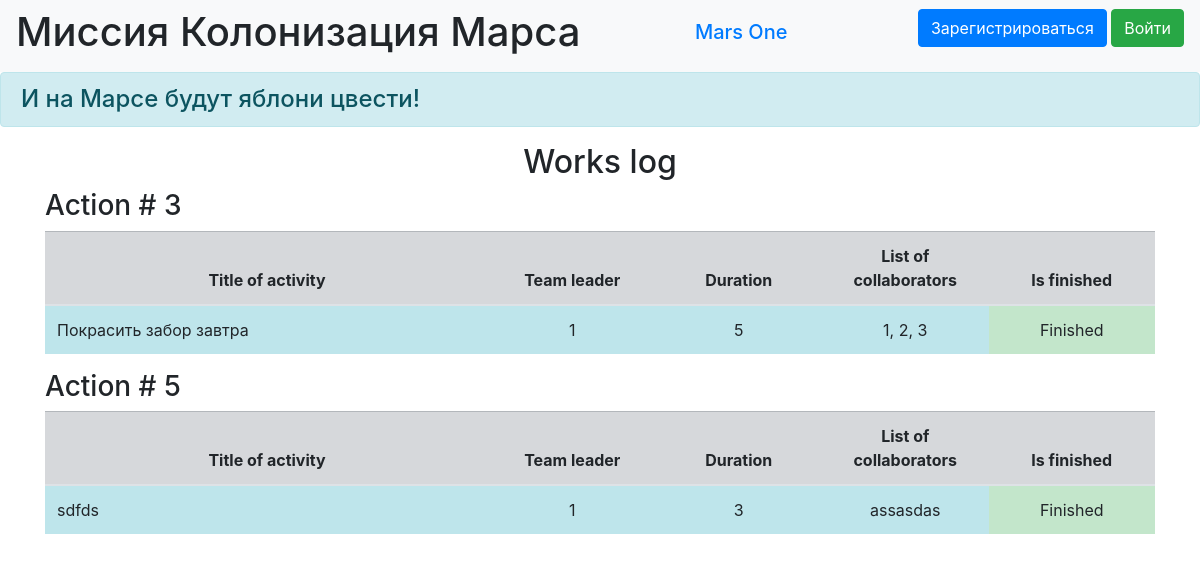
/jobs, run on an earlier commit of the app's database.
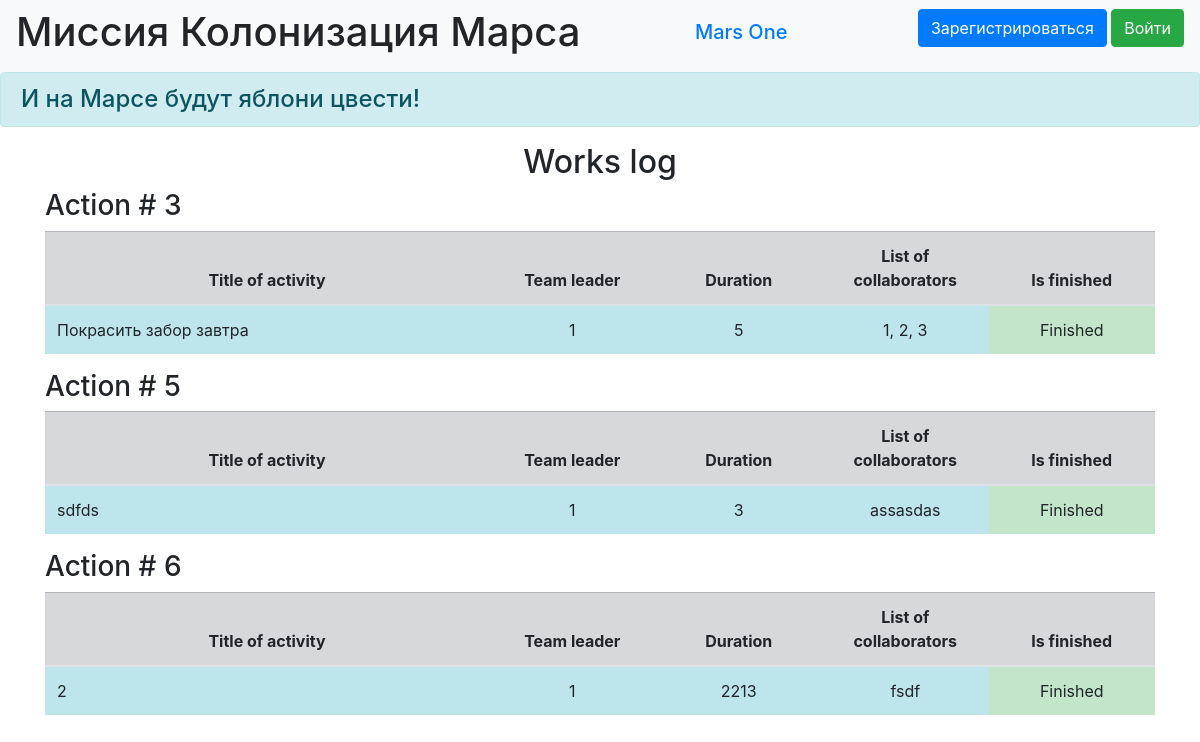
And on a later commit of the database.
### data/jobs.py (models this page shows)
class Jobs(SqlAlchemyBase):
    __tablename__ = 'jobs'
    id = sqlalchemy.Column(sqlalchemy.Integer,
                           primary_key=True, autoincrement=True)
    team_leader = sqlalchemy.Column(sqlalchemy.Integer,
                                    sqlalchemy.ForeignKey("users.id"))
    job = sqlalchemy.Column(sqlalchemy.String, nullable=True)
    work_size = sqlalchemy.Column(sqlalchemy.Integer, nullable=True)
    collaborators = sqlalchemy.Column(sqlalchemy.String, nullable=True)
    is_finished = sqlalchemy.Column(sqlalchemy.Boolean, default=True)
    start_date = sqlalchemy.Column(sqlalchemy.DateTime,
                                   default=datetime.datetime.now)
    end_date = sqlalchemy.Column(sqlalchemy.DateTime,
                                 default=datetime.datetime.now)
    user = orm.relationship('User')

### main.py (the view)
@app.route('/jobs')
def jobs():
    db_sess = db_session.create_session()
    jobs = db_sess.query(Jobs).all()
    return render_template('jobs.html', jobs=jobs)

### data/db_session.py (called while the page is built)
def create_session() -> Session:
    global __factory
    return __factory()

### templates/jobs.html (shortened to what this page needs)
{% extends "base.html" %}
{% block content %}
<h2>Works log</h2>
{% for item in jobs %}
<h3>Action # {{item.id}}</h3>
<table class="table">
    <thead>
    <tr class="table-secondary cell-1">
        <th scope="col" width="40%">Title of activity</th>
        <th scope="col" width="15%">Team leader</th>
        <th scope="col" width="15%">Duration</th>
        <th scope="col" width="15%">List of collaborators</th>
        <th scope="col" width="15%">Is finished</th>
    </tr>
    </thead>
    <tbody>
    <tr>
        <td scope="row" class="table-info">{{item.job}}</td>
        <td class="table-info" align="center">{{item.team_leader}}</td>
        <td class="table-info" align="center">{{item.work_size}}</td>
        <td class="table-info" align="center">{{item.collaborators}}</td>
        {% if item.is_finished %}
        <td class="table-success" align="center">Finished</td>
        {% else %}
        <td class="table-danger" align="center">Is not finished</td>
        {% endif %}
    </tr>
</table>
{% endfor %}
{% endblock %}

### templates/base.html (shortened to what this page needs)
<!doctype html>
<html lang="en">
<head>
    <link rel="stylesheet"
          href="https://stackpath.bootstrapcdn.com/bootstrap/4.4.1/css/bootstrap.min.css"
>
    <link rel="stylesheet" type="text/css" href="../static/css/style.css" />
</head>
<body>
<header>
    <nav class="navbar navbar-light bg-light">
        <h1 class="muted-text">Миссия Колонизация Марса</h1>
        <h1 class="navbar-brand"><a href="#">Mars One</a></h1>
        {% if current_user.is_authenticated %}
    <a class="navbar-brand" href="/logout">{{ current_user.name }}</a>
{% else %}
    <p>
        <a class="btn btn-primary " href="/register">Зарегистрироваться</a>
        <a class="btn btn-success" href="/login">Войти</a>
    </p>
{% endif %}
    </nav>
    <h4 class="alert alert-info">И на Марсе будут яблони цвести!</h4>
</header>
<main role="main" class="container">
    {% block content %}{% endblock %}
</main>
</body>
</html>

### static/style.css (style rules this page uses)
th, center-text { text-align: center; vertical-align: middle; }
h2 { text-align: center; }
.cell-1 { vertical-align: middle; }

What changed in the data, as far as the page shows it:
added Jobs: id "6", job "2", team_leader "1", work_size "2213", collaborators "fsdf", is_finished "Finished"
